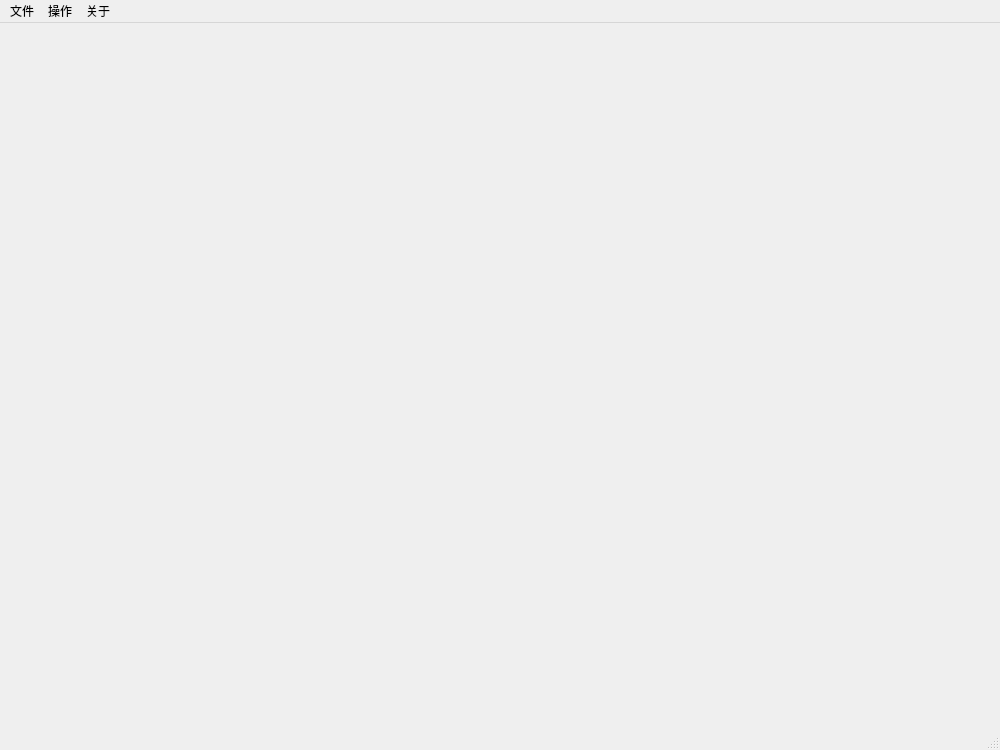
<?xml version="1.0" encoding="UTF-8"?>
<ui version="4.0">
 <class>MainWindow</class>
 <widget class="QMainWindow" name="MainWindow">
  <property name="geometry">
   <rect>
    <x>0</x>
    <y>0</y>
    <width>1000</width>
    <height>750</height>
   </rect>
  </property>
  <property name="sizePolicy">
   <sizepolicy hsizetype="Fixed" vsizetype="Fixed">
    <horstretch>0</horstretch>
    <verstretch>0</verstretch>
   </sizepolicy>
  </property>
  <property name="minimumSize">
   <size>
    <width>0</width>
    <height>0</height>
   </size>
  </property>
  <property name="maximumSize">
   <size>
    <width>16777215</width>
    <height>16777215</height>
   </size>
  </property>
  <property name="windowTitle">
   <string>MainWindow</string>
  </property>
  <widget class="QWidget" name="centralwidget"/>
  <widget class="QMenuBar" name="menubar">
   <property name="geometry">
    <rect>
     <x>0</x>
     <y>0</y>
     <width>1000</width>
     <height>25</height>
    </rect>
   </property>
   <widget class="QMenu" name="menu_about">
    <property name="title">
     <string>关于</string>
    </property>
    <addaction name="actionproject_info"/>
    <addaction name="separator"/>
    <addaction name="actionauthor"/>
   </widget>
   <widget class="QMenu" name="menu">
    <property name="title">
     <string>文件</string>
    </property>
    <addaction name="actionopen"/>
    <addaction name="separator"/>
    <addaction name="actionexit"/>
   </widget>
   <widget class="QMenu" name="menu_2">
    <property name="title">
     <string>操作</string>
    </property>
    <addaction name="actionpause"/>
    <addaction name="actionstop"/>
    <addaction name="actioncamera"/>
    <addaction name="actionlight"/>
    <addaction name="actionobject"/>
    <addaction name="actionmodel"/>
    <addaction name="separator"/>
    <addaction name="actionscreenshot"/>
   </widget>
   <addaction name="menu"/>
   <addaction name="menu_2"/>
   <addaction name="menu_about"/>
  </widget>
  <widget class="QStatusBar" name="statusbar"/>
  <action name="actionproject_info">
   <property name="text">
    <string>项目信息</string>
   </property>
  </action>
  <action name="actionauthor">
   <property name="text">
    <string>关于作者</string>
   </property>
  </action>
  <action name="actionopen">
   <property name="text">
    <string>打开地图</string>
   </property>
  </action>
  <action name="actionexit">
   <property name="text">
    <string>退出</string>
   </property>
  </action>
  <action name="actionpause">
   <property name="text">
    <string>暂停</string>
   </property>
  </action>
  <action name="actionstop">
   <property name="text">
    <string>停止</string>
   </property>
  </action>
  <action name="actioncamera">
   <property name="text">
    <string>摄像机设置</string>
   </property>
  </action>
  <action name="actionscreenshot">
   <property name="text">
    <string>截图(F12)</string>
   </property>
  </action>
  <action name="actionlight">
   <property name="text">
    <string>光源设置</string>
   </property>
  </action>
  <action name="actionobject">
   <property name="text">
    <string>物体设置</string>
   </property>
  </action>
  <action name="actionmodel">
   <property name="text">
    <string>模型设置</string>
   </property>
  </action>
 </widget>
 <resources/>
 <connections/>
</ui>
